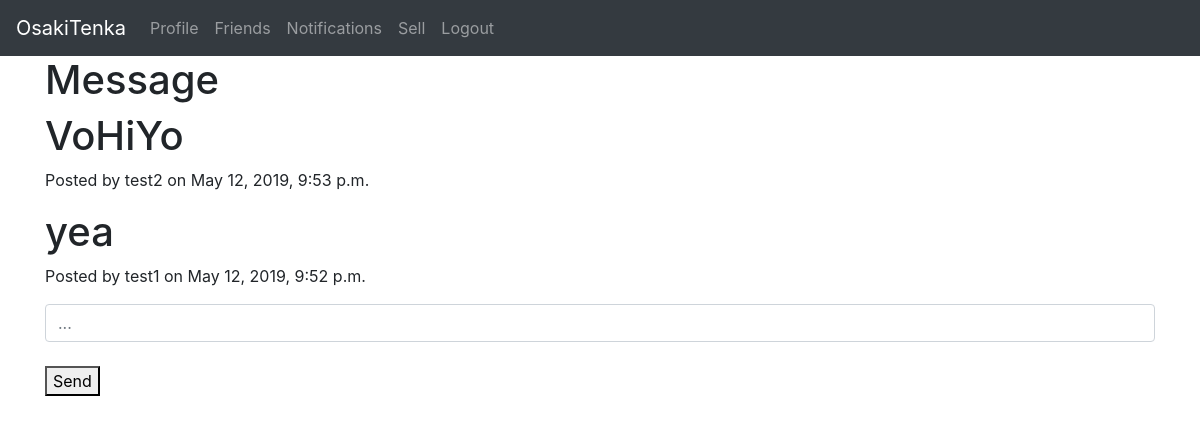
/account/message/31/ (signed in), run on an earlier commit of the app's database.
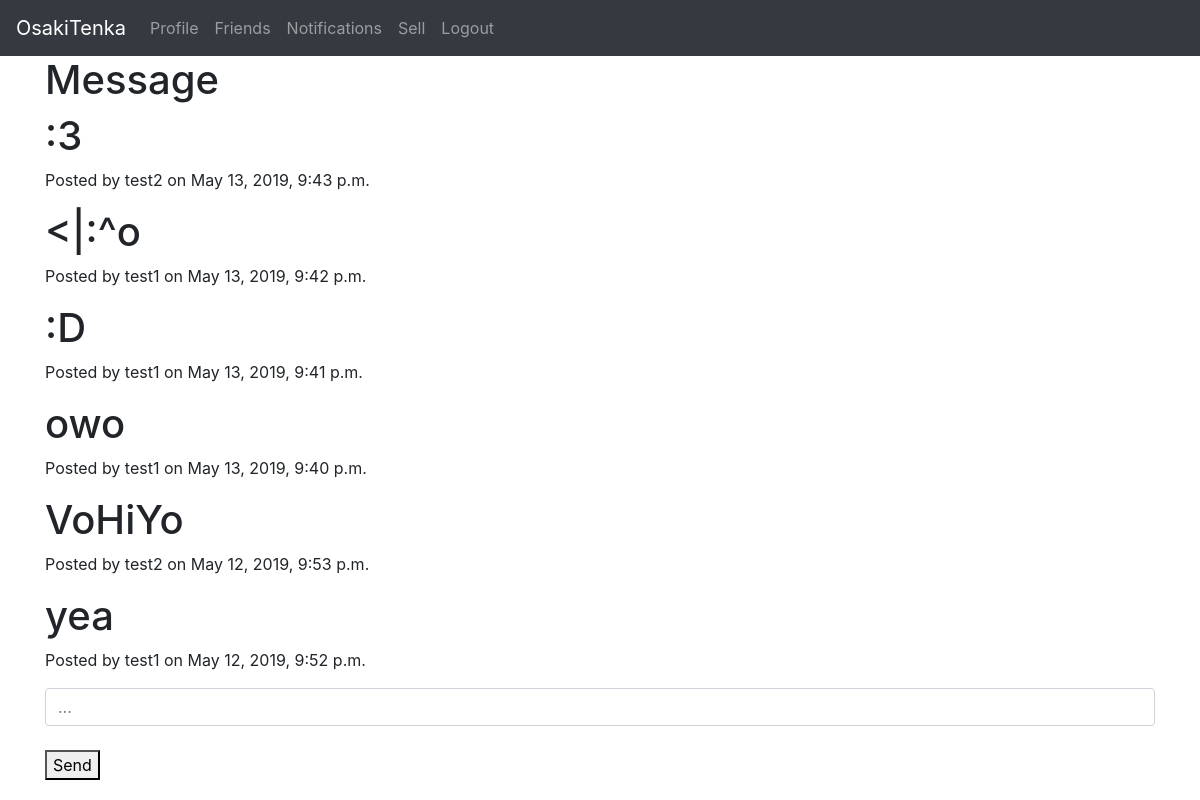
And on a later commit of the database.
### accounts/models.py (models this page shows)
class Messages(models.Model):
	current_user = models.ForeignKey(User, related_name='send_mes', null=True, on_delete=models.SET_NULL)
	friend_user = models.ForeignKey(User, related_name='receive_mes', null=True, on_delete=models.SET_NULL)
	message = models.CharField(max_length=500, blank=True)
	created_date = models.DateTimeField(auto_now_add=True)
	updated_date = models.DateTimeField(auto_now=True)

### accounts/views.py (the view, shortened to what this page needs)
# urls.py: url(r'^message/(?P<pk>\d+)/$', friend_message.as_view(), name='friend_message'),
class friend_message(TemplateView):
	template_name = 'accounts/message.html'
	def get(self, request, pk=None):
		form = SendMessage()
		mes = Messages.objects.all()
		if pk:
			friend_user = User.objects.get(pk=pk)
			mes0 = mes.filter(current_user=request.user, friend_user=friend_user)
			mes1 = mes.filter(current_user=friend_user, friend_user=request.user)
			mes2 = mes0 | mes1
			mes = mes2.all().order_by('-created_date', '-updated_date')
		else:
			return redirect('home')
		args = {
		'form': form,
		'mes': mes,
		}
		return render(request, self.template_name, args)

### accounts/forms.py
class SendMessage(forms.ModelForm):
	post = forms.CharField(widget=forms.TextInput(
			attrs={
				'class': 'form-control',
				'placeholder': '...',
			}
		))
	class Meta:
		model = Messages
		fields = (
			'message',
		)

### accounts/templates/accounts/message.html (shortened to what this page needs)
{% extends 'base.html' %}
{% block body %}
<div class="container">
	<h1>Message</h1>
	{% if user.is_authenticated %}
		{% for mess in mes %}
			<h1>{{ mess.message }}</h1>
			<p>Posted by {{ mess.current_user.username }} on {{ mess.created_date }}</p>
		{% endfor %}
		<form method="post">
		{{ form.post }}
		<br>
		<button type="submit">Send</button>
		</form>
	{% endif %}
</div>
{% endblock %}

What changed in the data, as far as the page shows it:
added Messages: message ":3", current_user.username "test2", created_date "May 13, 2019, 9:43 p.m."
added Messages: message "<|:^o", current_user.username "test1", created_date "May 13, 2019, 9:42 p.m."
added Messages: message ":D", current_user.username "test1", created_date "May 13, 2019, 9:41 p.m."
added Messages: message "owo", current_user.username "test1", created_date "May 13, 2019, 9:40 p.m."
